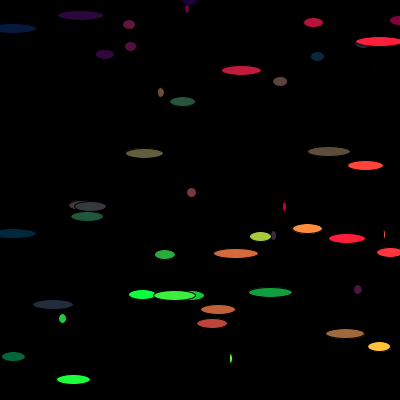
Frame 1 (no input)
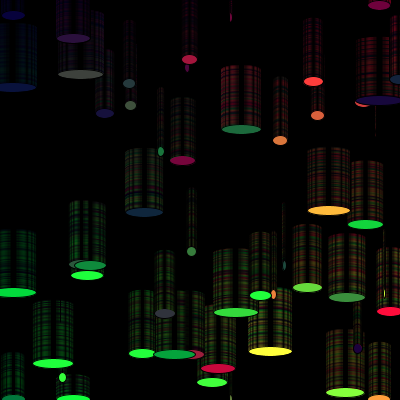
Frame 60 (the mouse pressed at the canvas centre just before this capture)
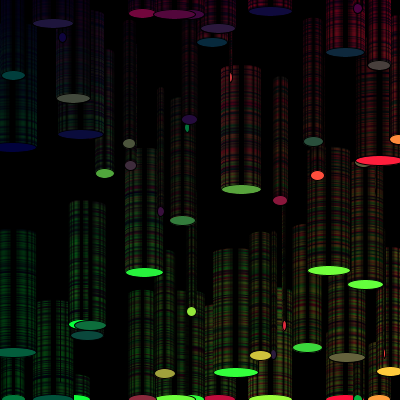
Frame 120 (the mouse held since frame 60 and released just before this capture)

The Processing sketch that drew these frames (run headless with seeded random() and noise(); from frame 60 on, the mouse is pressed at the canvas centre):

// Processing sketch: processing_39843
// ── processing_39843.pde

int num = 50;
float[] y = new float[num];
float[] x = new float[num];

void setup() {
  size(400, 400);
  smooth();
  background(0);

  for (int i = 0; i < y.length; i++) {
    y[i] = random(height);
     for (int h = 0; h < x.length; h++) {
    x[h] = random(width);
  }
  }
}


void draw() {
  for (int i = 0; i<y.length;i++) {
    fill(random(x[i]),random(y[i]),60);
    ellipse(x[i], y[i], i, 10);
    y[i] = y[i]+1; 
    if (y[i] >= height) 
      y[i] = 0;
  }
}
